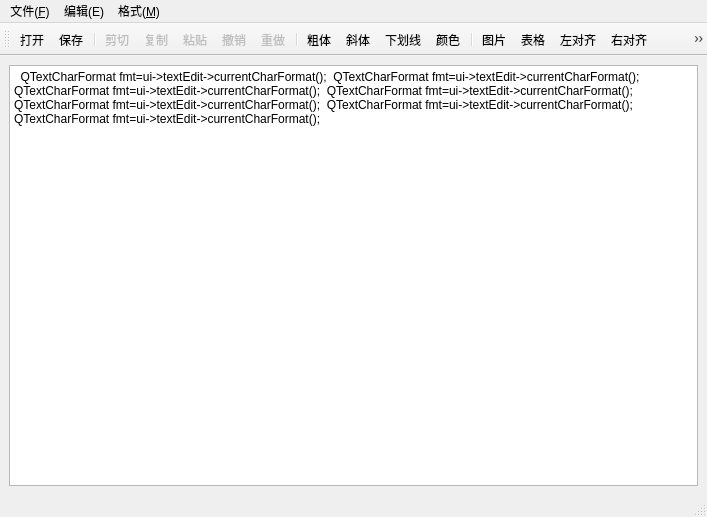
<?xml version="1.0" encoding="UTF-8"?>
<ui version="4.0">
 <class>MainWindow</class>
 <widget class="QMainWindow" name="MainWindow">
  <property name="geometry">
   <rect>
    <x>0</x>
    <y>0</y>
    <width>707</width>
    <height>517</height>
   </rect>
  </property>
  <property name="windowTitle">
   <string>文本编译器</string>
  </property>
  <property name="windowIcon">
   <iconset resource="res2.qrc">
    <normaloff>:/icons/图标/4515597.png</normaloff>:/icons/图标/4515597.png</iconset>
  </property>
  <property name="toolButtonStyle">
   <enum>Qt::ToolButtonTextUnderIcon</enum>
  </property>
  <widget class="QWidget" name="centralwidget">
   <layout class="QVBoxLayout" name="verticalLayout">
    <item>
     <widget class="QTextEdit" name="textEdit">
      <property name="html">
       <string>&lt;!DOCTYPE HTML PUBLIC &quot;-//W3C//DTD HTML 4.0//EN&quot; &quot;http://www.w3.org/TR/REC-html40/strict.dtd&quot;&gt;
&lt;html&gt;&lt;head&gt;&lt;meta name=&quot;qrichtext&quot; content=&quot;1&quot; /&gt;&lt;meta charset=&quot;utf-8&quot; /&gt;&lt;style type=&quot;text/css&quot;&gt;
p, li { white-space: pre-wrap; }
hr { height: 1px; border-width: 0; }
li.unchecked::marker { content: &quot;\2610&quot;; }
li.checked::marker { content: &quot;\2612&quot;; }
&lt;/style&gt;&lt;/head&gt;&lt;body style=&quot; font-family:'Microsoft YaHei UI'; font-size:9pt; font-weight:400; font-style:normal;&quot;&gt;
&lt;p style=&quot; margin-top:0px; margin-bottom:0px; margin-left:0px; margin-right:0px; -qt-block-indent:0; text-indent:0px;&quot;&gt;  QTextCharFormat fmt=ui-&amp;gt;textEdit-&amp;gt;currentCharFormat();  QTextCharFormat fmt=ui-&amp;gt;textEdit-&amp;gt;currentCharFormat();  QTextCharFormat fmt=ui-&amp;gt;textEdit-&amp;gt;currentCharFormat();  QTextCharFormat fmt=ui-&amp;gt;textEdit-&amp;gt;currentCharFormat();  QTextCharFormat fmt=ui-&amp;gt;textEdit-&amp;gt;currentCharFormat();  QTextCharFormat fmt=ui-&amp;gt;textEdit-&amp;gt;currentCharFormat();  QTextCharFormat fmt=ui-&amp;gt;textEdit-&amp;gt;currentCharFormat();&lt;/p&gt;&lt;/body&gt;&lt;/html&gt;</string>
      </property>
     </widget>
    </item>
   </layout>
  </widget>
  <widget class="QMenuBar" name="menubar">
   <property name="geometry">
    <rect>
     <x>0</x>
     <y>0</y>
     <width>707</width>
     <height>17</height>
    </rect>
   </property>
   <widget class="QMenu" name="menu_F">
    <property name="title">
     <string>文件(&amp;F)</string>
    </property>
    <addaction name="actFile_Open"/>
    <addaction name="actFile_Save"/>
   </widget>
   <widget class="QMenu" name="menu_E">
    <property name="title">
     <string>编辑(E)</string>
    </property>
    <addaction name="actEdit_Cut"/>
    <addaction name="actEdit_Copy"/>
    <addaction name="actEdit_Paste"/>
    <addaction name="actEdit_Undo"/>
    <addaction name="actEdit_Redo"/>
    <addaction name="actEdit_Picture"/>
    <addaction name="actEdit_Table"/>
   </widget>
   <widget class="QMenu" name="menu_M">
    <property name="title">
     <string>格式(&amp;M)</string>
    </property>
    <addaction name="actFont_Bold"/>
    <addaction name="actFont_Italic"/>
    <addaction name="actFont_UnderLine"/>
    <addaction name="actFont_Color"/>
    <addaction name="actEdit_Left"/>
    <addaction name="actEdit_Right"/>
    <addaction name="actEdit_Center"/>
    <addaction name="actEdit_Side"/>
   </widget>
   <addaction name="menu_F"/>
   <addaction name="menu_E"/>
   <addaction name="menu_M"/>
  </widget>
  <widget class="QStatusBar" name="statusbar"/>
  <widget class="QToolBar" name="toolBar">
   <property name="windowTitle">
    <string>toolBar</string>
   </property>
   <attribute name="toolBarArea">
    <enum>TopToolBarArea</enum>
   </attribute>
   <attribute name="toolBarBreak">
    <bool>false</bool>
   </attribute>
   <addaction name="actFile_Open"/>
   <addaction name="actFile_Save"/>
   <addaction name="separator"/>
   <addaction name="actEdit_Cut"/>
   <addaction name="actEdit_Copy"/>
   <addaction name="actEdit_Paste"/>
   <addaction name="actEdit_Undo"/>
   <addaction name="actEdit_Redo"/>
   <addaction name="separator"/>
   <addaction name="actFont_Bold"/>
   <addaction name="actFont_Italic"/>
   <addaction name="actFont_UnderLine"/>
   <addaction name="actFont_Color"/>
   <addaction name="separator"/>
   <addaction name="actEdit_Picture"/>
   <addaction name="actEdit_Table"/>
   <addaction name="actEdit_Left"/>
   <addaction name="actEdit_Right"/>
   <addaction name="actEdit_Center"/>
   <addaction name="actEdit_Side"/>
  </widget>
  <action name="actFile_Save">
   <property name="enabled">
    <bool>true</bool>
   </property>
   <property name="icon">
    <iconset resource="photo.qrc">
     <normaloff>:/icon/图标/3456668.png</normaloff>:/icon/图标/3456668.png</iconset>
   </property>
   <property name="text">
    <string>保存</string>
   </property>
   <property name="toolTip">
    <string>保存文件</string>
   </property>
   <property name="shortcut">
    <string>Ctrl+S</string>
   </property>
  </action>
  <action name="actFile_Open">
   <property name="enabled">
    <bool>true</bool>
   </property>
   <property name="icon">
    <iconset resource="photo.qrc">
     <normaloff>:/icon/图标/2989332.png</normaloff>:/icon/图标/2989332.png</iconset>
   </property>
   <property name="text">
    <string>打开</string>
   </property>
   <property name="toolTip">
    <string>打开文件</string>
   </property>
  </action>
  <action name="actEdit_Cut">
   <property name="enabled">
    <bool>false</bool>
   </property>
   <property name="icon">
    <iconset resource="photo.qrc">
     <normaloff>:/icon/图标/1463072.png</normaloff>:/icon/图标/1463072.png</iconset>
   </property>
   <property name="text">
    <string>剪切</string>
   </property>
   <property name="toolTip">
    <string>剪切到粘贴板</string>
   </property>
   <property name="shortcut">
    <string>Ctrl+X</string>
   </property>
  </action>
  <action name="actEdit_Copy">
   <property name="enabled">
    <bool>false</bool>
   </property>
   <property name="icon">
    <iconset resource="photo.qrc">
     <normaloff>:/icon/图标/4515597.png</normaloff>:/icon/图标/4515597.png</iconset>
   </property>
   <property name="text">
    <string>复制</string>
   </property>
   <property name="toolTip">
    <string>复制到粘贴板</string>
   </property>
   <property name="shortcut">
    <string>Ctrl+C</string>
   </property>
  </action>
  <action name="actEdit_Paste">
   <property name="enabled">
    <bool>false</bool>
   </property>
   <property name="icon">
    <iconset resource="photo.qrc">
     <normaloff>:/icon/图标/1334805.png</normaloff>:/icon/图标/1334805.png</iconset>
   </property>
   <property name="text">
    <string>粘贴</string>
   </property>
   <property name="toolTip">
    <string>从粘贴板粘贴</string>
   </property>
   <property name="shortcut">
    <string>Ctrl+V</string>
   </property>
  </action>
  <action name="actEdit_Undo">
   <property name="enabled">
    <bool>false</bool>
   </property>
   <property name="icon">
    <iconset resource="photo.qrc">
     <normaloff>:/icon/图标/1334807.png</normaloff>:/icon/图标/1334807.png</iconset>
   </property>
   <property name="text">
    <string>撤销</string>
   </property>
   <property name="toolTip">
    <string>撤销上次编辑操作</string>
   </property>
   <property name="shortcut">
    <string>Ctrl+Z</string>
   </property>
  </action>
  <action name="actEdit_Redo">
   <property name="enabled">
    <bool>false</bool>
   </property>
   <property name="icon">
    <iconset resource="photo.qrc">
     <normaloff>:/icon/图标/1334808.png</normaloff>:/icon/图标/1334808.png</iconset>
   </property>
   <property name="text">
    <string>重做</string>
   </property>
   <property name="toolTip">
    <string>重做上次操作</string>
   </property>
   <property name="shortcut">
    <string>Ctrl+Y</string>
   </property>
  </action>
  <action name="actFont_Bold">
   <property name="checkable">
    <bool>true</bool>
   </property>
   <property name="icon">
    <iconset resource="photo.qrc">
     <normaloff>:/icon/图标/1334820.png</normaloff>:/icon/图标/1334820.png</iconset>
   </property>
   <property name="text">
    <string>粗体</string>
   </property>
   <property name="toolTip">
    <string>粗体</string>
   </property>
  </action>
  <action name="actFont_Italic">
   <property name="checkable">
    <bool>true</bool>
   </property>
   <property name="icon">
    <iconset resource="photo.qrc">
     <normaloff>:/icon/图标/1334821.png</normaloff>:/icon/图标/1334821.png</iconset>
   </property>
   <property name="text">
    <string>斜体</string>
   </property>
   <property name="toolTip">
    <string>斜体</string>
   </property>
  </action>
  <action name="actFont_UnderLine">
   <property name="checkable">
    <bool>true</bool>
   </property>
   <property name="icon">
    <iconset resource="photo.qrc">
     <normaloff>:/icon/图标/1334822.png</normaloff>:/icon/图标/1334822.png</iconset>
   </property>
   <property name="text">
    <string>下划线</string>
   </property>
   <property name="toolTip">
    <string>下划线</string>
   </property>
  </action>
  <action name="actFont_Color">
   <property name="checkable">
    <bool>true</bool>
   </property>
   <property name="icon">
    <iconset resource="photo.qrc">
     <normaloff>:/icon/图标/2983943.png</normaloff>:/icon/图标/2983943.png</iconset>
   </property>
   <property name="text">
    <string>颜色</string>
   </property>
   <property name="toolTip">
    <string>更改字体颜色</string>
   </property>
  </action>
  <action name="actEdit_Picture">
   <property name="icon">
    <iconset resource="photo.qrc">
     <normaloff>:/icon/图标/1463060.png</normaloff>:/icon/图标/1463060.png</iconset>
   </property>
   <property name="text">
    <string>图片</string>
   </property>
   <property name="toolTip">
    <string>插入图片</string>
   </property>
  </action>
  <action name="actEdit_Table">
   <property name="icon">
    <iconset resource="res2.qrc">
     <normaloff>:/icons/图标/5115909.png</normaloff>:/icons/图标/5115909.png</iconset>
   </property>
   <property name="text">
    <string>表格</string>
   </property>
   <property name="toolTip">
    <string>插入表格</string>
   </property>
  </action>
  <action name="actEdit_Left">
   <property name="checkable">
    <bool>true</bool>
   </property>
   <property name="icon">
    <iconset resource="photo.qrc">
     <normaloff>:/icon/图标/1334810.png</normaloff>:/icon/图标/1334810.png</iconset>
   </property>
   <property name="text">
    <string>左对齐</string>
   </property>
   <property name="toolTip">
    <string>文字左对其</string>
   </property>
  </action>
  <action name="actEdit_Right">
   <property name="checkable">
    <bool>true</bool>
   </property>
   <property name="icon">
    <iconset resource="photo.qrc">
     <normaloff>:/icon/图标/1334812.png</normaloff>:/icon/图标/1334812.png</iconset>
   </property>
   <property name="text">
    <string>右对齐</string>
   </property>
   <property name="toolTip">
    <string>文字右对齐</string>
   </property>
  </action>
  <action name="actEdit_Center">
   <property name="checkable">
    <bool>true</bool>
   </property>
   <property name="icon">
    <iconset resource="photo.qrc">
     <normaloff>:/icon/图标/1334811.png</normaloff>:/icon/图标/1334811.png</iconset>
   </property>
   <property name="text">
    <string>居中对齐</string>
   </property>
   <property name="toolTip">
    <string>文字居中对其</string>
   </property>
  </action>
  <action name="actEdit_Side">
   <property name="checkable">
    <bool>true</bool>
   </property>
   <property name="icon">
    <iconset resource="res3.qrc">
     <normaloff>:/icons/图标3/7124176.png</normaloff>:/icons/图标3/7124176.png</iconset>
   </property>
   <property name="text">
    <string>两端对齐</string>
   </property>
   <property name="toolTip">
    <string>文字两端对齐</string>
   </property>
  </action>
 </widget>
 <resources>
  <include location="res3.qrc"/>
  <include location="res2.qrc"/>
  <include location="photo.qrc"/>
 </resources>
 <connections>
  <connection>
   <sender>textEdit</sender>
   <signal>redoAvailable(bool)</signal>
   <receiver>actEdit_Redo</receiver>
   <slot>setEnabled(bool)</slot>
   <hints>
    <hint type="sourcelabel">
     <x>312</x>
     <y>258</y>
    </hint>
    <hint type="destinationlabel">
     <x>-1</x>
     <y>-1</y>
    </hint>
   </hints>
  </connection>
  <connection>
   <sender>textEdit</sender>
   <signal>undoAvailable(bool)</signal>
   <receiver>actEdit_Undo</receiver>
   <slot>setEnabled(bool)</slot>
   <hints>
    <hint type="sourcelabel">
     <x>312</x>
     <y>258</y>
    </hint>
    <hint type="destinationlabel">
     <x>-1</x>
     <y>-1</y>
    </hint>
   </hints>
  </connection>
  <connection>
   <sender>actEdit_Undo</sender>
   <signal>triggered()</signal>
   <receiver>textEdit</receiver>
   <slot>undo()</slot>
   <hints>
    <hint type="sourcelabel">
     <x>-1</x>
     <y>-1</y>
    </hint>
    <hint type="destinationlabel">
     <x>312</x>
     <y>258</y>
    </hint>
   </hints>
  </connection>
  <connection>
   <sender>actEdit_Redo</sender>
   <signal>triggered()</signal>
   <receiver>textEdit</receiver>
   <slot>redo()</slot>
   <hints>
    <hint type="sourcelabel">
     <x>-1</x>
     <y>-1</y>
    </hint>
    <hint type="destinationlabel">
     <x>312</x>
     <y>258</y>
    </hint>
   </hints>
  </connection>
  <connection>
   <sender>actEdit_Paste</sender>
   <signal>triggered()</signal>
   <receiver>textEdit</receiver>
   <slot>paste()</slot>
   <hints>
    <hint type="sourcelabel">
     <x>-1</x>
     <y>-1</y>
    </hint>
    <hint type="destinationlabel">
     <x>312</x>
     <y>258</y>
    </hint>
   </hints>
  </connection>
  <connection>
   <sender>actEdit_Cut</sender>
   <signal>triggered()</signal>
   <receiver>textEdit</receiver>
   <slot>cut()</slot>
   <hints>
    <hint type="sourcelabel">
     <x>-1</x>
     <y>-1</y>
    </hint>
    <hint type="destinationlabel">
     <x>312</x>
     <y>258</y>
    </hint>
   </hints>
  </connection>
  <connection>
   <sender>actEdit_Copy</sender>
   <signal>triggered()</signal>
   <receiver>textEdit</receiver>
   <slot>copy()</slot>
   <hints>
    <hint type="sourcelabel">
     <x>-1</x>
     <y>-1</y>
    </hint>
    <hint type="destinationlabel">
     <x>312</x>
     <y>258</y>
    </hint>
   </hints>
  </connection>
 </connections>
</ui>
